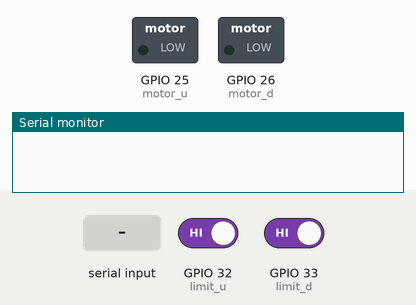
Recording of a sketch running on a simulated ESP32. On the bench: switched loads named in the sketch (green lamp = pin HIGH), the last lines printed to the serial monitor. The test bench sets the inputs (shaded band); at power-on: GPIO 32 (limit_u) HIGH, GPIO 33 (limit_d) HIGH.

Above: at 1.2 s.
1.3 s: "up\n" received over Serial
At 2.3 s:
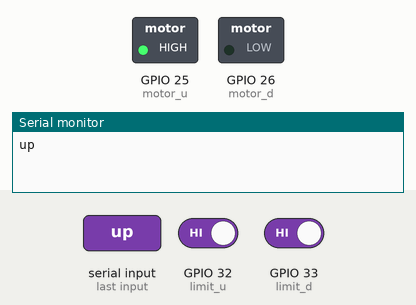
2.8 s: "down\n" received over Serial
At 3.5 s:
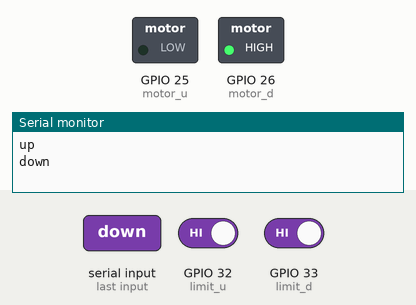
4.3 s: "stop\n" received over Serial
At 4.6 s:
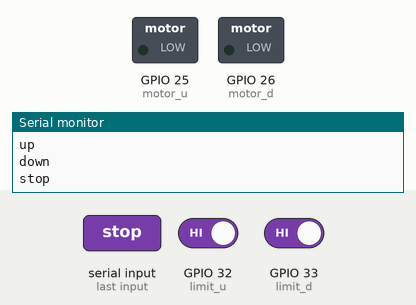
Timing chart, 0 to 7.3 s (numbered marks = the images above; inputs shaded):
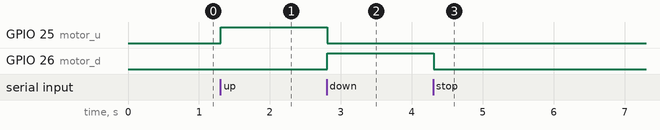

Measured:
- after the input at 1.3 s, GPIO 25 (motor_u): LOW → HIGH at once
- after the input at 2.8 s, GPIO 25 (motor_u): HIGH → LOW at once; GPIO 26 (motor_d): LOW → HIGH at once
- after the input at 4.3 s, GPIO 26 (motor_d): HIGH → LOW at once

The sketch:

l293d_esp32_bidirection_limit_switch_time_limit.ino
```cpp
int limit_u=32;
int limit_d=33;
int motor_u=25;
int motor_d=26;

long snp=0;
long timeout=10000;
int motor_dir=0;

int lst_u=0;
int lst_d=0;

void setup()
{
  Serial.begin(115200);
  pinMode(limit_u,INPUT_PULLUP);
  pinMode(limit_d,INPUT_PULLUP);
  pinMode(motor_u,OUTPUT);
  pinMode(motor_d,OUTPUT);
}

void loop()
{
  serialEvent();
  processMotorStop();
}

void serialEvent()
{
  String m="";
  char c='\0';
  while(Serial.available()>0)
  {
    delay(1);
    c=Serial.read();
    if(c=='\n'||c=='\r')
    {
      continue;
    }
    m+=c;
  }
  if(m=="")
  {
    return;
  }
  Serial.println(m);
  cmd(m);
}

void cmd(String a)
{
  if(a.equals("up"))
  {
    startUpward();
  }
  else if(a.equals("down"))
  {
    startDownward();
  }
  else if(a.equals("stop"))
  {
    stopMotor();
  }
}

void processMotorStop()
{
  if(motor_dir==0)
  {
    return;
  }
  int nxt=0;
  if(motor_dir==1)
  {
    nxt=digitalRead(limit_u);
    if(nxt==lst_u && lst_u==0)
    {
      //Serial.println("LIMIT STOP");
      stopMotor();
      return;
    }
    lst_u=nxt;
  }
  if(motor_dir==2)
  {
    nxt=digitalRead(limit_d);
    if(nxt==lst_d && lst_d==0)
    {
      //Serial.println("LIMIT STOP");
      stopMotor();
      return;
    }
    lst_d=nxt;
  }
  if((millis()-snp)>=timeout)
  {
    stopMotor();
  }
}

void startUpward()
{
  stopMotor();
  snp=millis();
  digitalWrite(motor_u,HIGH);
  digitalWrite(motor_d,LOW);
  motor_dir=1;
  lst_u=1;
}

void startDownward()
{
  stopMotor();
  snp=millis();
  digitalWrite(motor_u,LOW);
  digitalWrite(motor_d,HIGH);
  motor_dir=2;
  lst_d=1;
}

void stopMotor()
{
  motor_dir=0;
  digitalWrite(motor_u,LOW);
  digitalWrite(motor_d,LOW);
}
```
